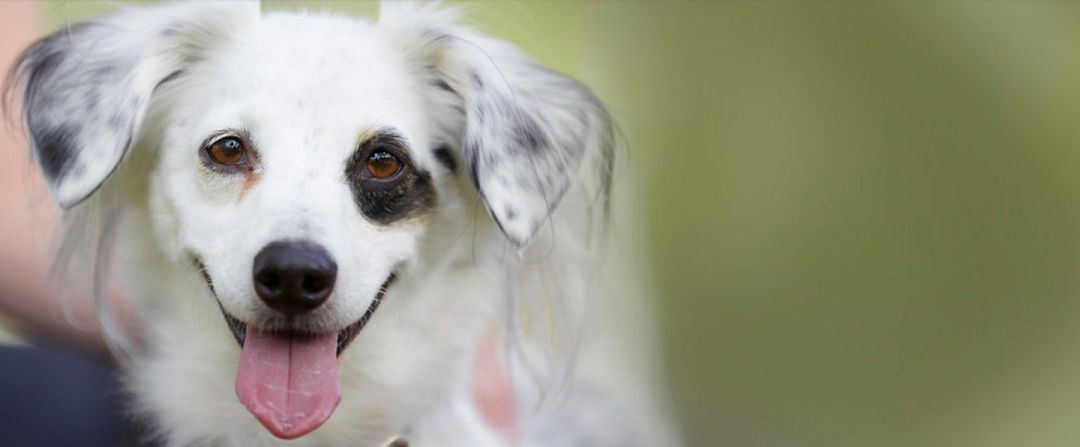
#> input picture python/Phase1/Lecture9/dog.jpeg, 1080 x 447 px
$ python lecture9.demo2.py
#> lines starting #> are read from the running program, lines starting #| are printed output that depends on the picture; after the words box and inside, x2 and y2 are one past the last pixel; in counts of white or black regions, pixels touching at a corner belong together
#!/usr/bin/env python3
# -*- coding: utf-8 -*-

from PIL import Image
image_file = Image.open("dog.jpeg") # open colour image
#> image_file is the input picture: PIL image 1080x447 RGB; mean R, G, B 150.2, 150.1, 129.7
image_file = image_file.convert('1') # convert image to black and white
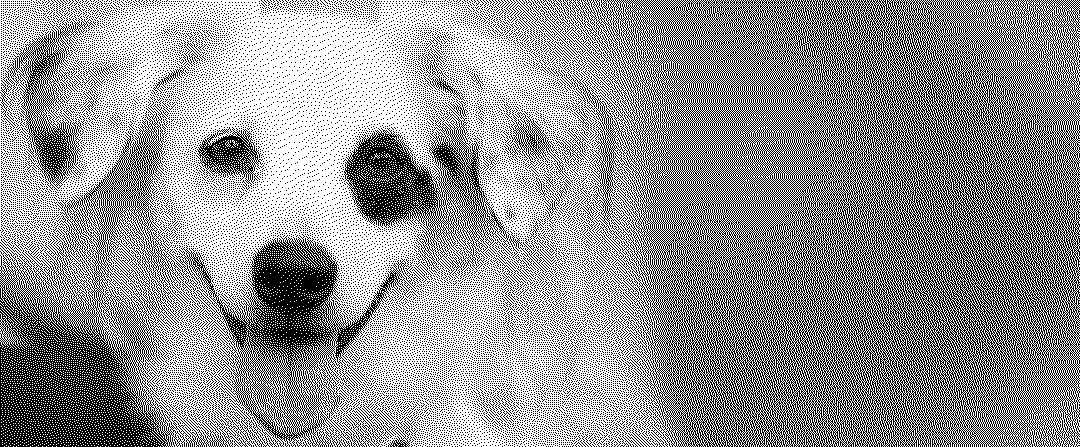
#> image_file: PIL image 1080x447 1; 57.8% white; black in thin lines or dots
image_file.save('dog_black.png')

image_file = image_file.rotate(90)
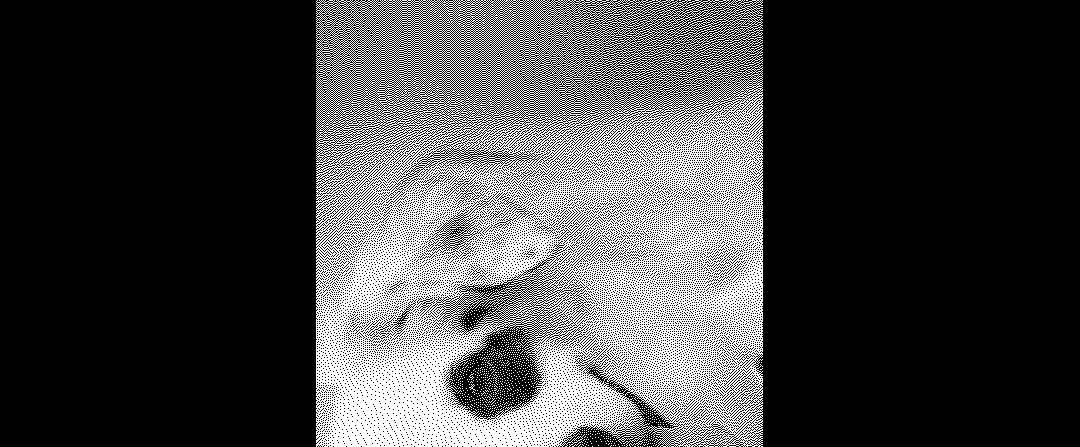
#> image_file: PIL image 1080x447 1; 26.5% white in thin lines or dots, all inside (x1, y1, x2, y2) = (316, 0, 763, 447)
w, h = image_file.size
#> w = 1080; h = 447
image_file.thumbnail((w // 2, h // 2))
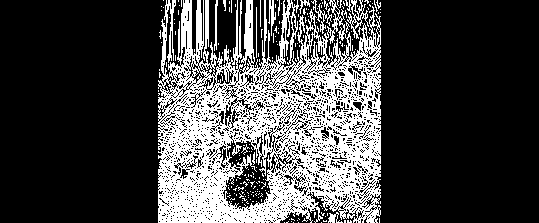
#> image_file: PIL image 539x223 1; 26.1% white; 219 white regions (204 under 20 px), largest, box (x1, y1, x2, y2) and area: (158, 0, 381, 223) 29688, (347, 0, 369, 39) 253, (311, 0, 332, 34) 160
image_file.save('dog_2.png')
